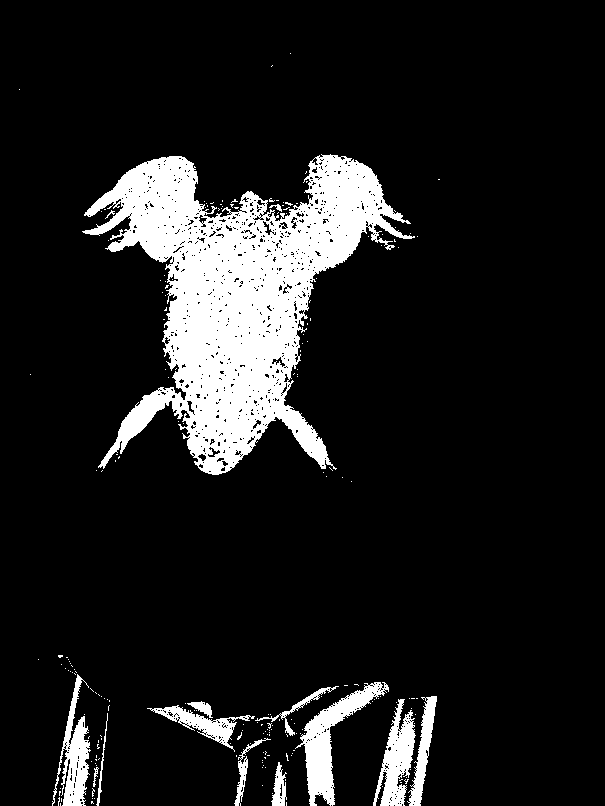
#> input picture backend/progress/02. Thresholded.png, 605 x 806 px
$ python -i extraction.py   (imports and definitions only)   (older library calls are emulated)
#> lines starting #> are read from the running program, lines starting #| are printed output that depends on the picture; after the words box and inside, x2 and y2 are one past the last pixel; in counts of white or black regions, pixels touching at a corner belong together
import argparse
import json
import os
import pathlib
import sys

import cv2
import numpy as np
from skimage.measure import label, regionprops
from skimage import exposure
from matplotlib import pyplot as plt


# [21 lines left out: functions get_args, wait_for_imshow_close, not called in this run]


def morph_close(image, kernel_size=20):
    """
    Apply morphological closing to fill areas
    """

    kernel_close = np.ones((kernel_size, kernel_size), np.uint8)
    image_closed = cv2.morphologyEx(image, cv2.MORPH_CLOSE, kernel_close)
    return image_closed


# [8 lines left out: function morph_open, not called in this run]


def get_biggest_region(image):
    """
    Finds all regions in a binary image and returns the biggest
    """

    # Get regions and their properties
    label_img = label(image)
    regions = regionprops(label_img)

    # Return the biggest region
    biggest_region = max(regions, key=lambda x: x.area)
    return biggest_region


# [142 lines left out: functions crop_image_to_bbox, rotate_image, is_top_heavy, get_one_image, get_center_square, get_bottom_square and 3 more, not called in this run]


def apply_threshold_range(image, threshold_max, threshold_min):
    img_thresh = np.ones(image.shape)
    img_thresh[image < threshold_min] = 0
    img_thresh[image > threshold_max] = 0
    img_thresh[img_thresh > 0] = 255
    return img_thresh


# [5 lines left out: function apply_contrast, not called in this run]


def get_opened_region(image: np.ndarray, threshold: int, progress_path=None, kernel_closed=20, kernel_open=75):
    # Apply thresholding on the green channel
    # img_contrast = apply_contrast(image, 60)
    img_thresh = apply_threshold_range(image, threshold, 20)

    # img_thresh = cv2.threshold(image, threshold, 255, cv2.THRESH_BINARY_INV)[1]

    # Close zeroed holes from thresholding
    img_closed = morph_close(img_thresh, kernel_size=kernel_closed)

    # Get image of biggest region by area
    biggest_region = get_biggest_region(img_closed)
    bbox_closed = biggest_region.bbox
    img_region = biggest_region.image.astype(np.uint8)*255

    # Rotate image using skimage region 'orientation' property
    rotation = 360 - np.degrees(biggest_region.orientation)
    img_rotated = rotate_image(img_region, rotation)

    # Crop to bounding box
    biggest_region = get_biggest_region(img_rotated)
    bbox_rotated = biggest_region.bbox
    img_rotated_cropped = biggest_region.image.astype(np.uint8)*255

    if progress_path:
        cv2.imwrite(os.path.join(progress_path, '02. Thresholded.png'), img_thresh)
        cv2.imwrite(os.path.join(progress_path, '03. Closed.png'), img_closed)
        cv2.imwrite(os.path.join(progress_path, f'04. Rotated ({rotation:.1f} degrees).png'), img_rotated_cropped)
        # wait_for_imshow_close()

    # Fix frog position
    needs_flipping = is_top_heavy(img_rotated_cropped)
    if needs_flipping:
        img_fixed = cv2.flip(img_rotated_cropped, -1)
    else:
        img_fixed = img_rotated_cropped

    if progress_path and needs_flipping:
        cv2.imwrite(os.path.join(progress_path, '04.1. Flipped.png'), img_fixed)

    img_opened = morph_open(img_fixed, kernel_size=kernel_open)

    biggest_region = get_biggest_region(img_opened)
    return biggest_region, bbox_closed, rotation, bbox_rotated, needs_flipping


def plot_image_histogram(image: np.ndarray):
    plt.hist(image.ravel(), 256, [0, 256])
    plt.show()


# [61 lines left out: function extract_square_symimage_path, not called in this run]


def extract_square(image_path: str, threshold=80, progress_path=None, greyscale=False):
    # print(image_path)
    # Read and resize the image
#> called with image_path = '../progress/02. Thresholded.png', threshold = 80, greyscale = False
    img = cv2.imread(image_path)
#> img is the input picture: shape (806, 605, 3); 11.7% white; 204 white regions (190 under 20 px), largest, box (x1, y1, x2, y2) and area: (82, 154, 415, 475) 45070, (295, 682, 389, 806) 3195, (373, 699, 416, 806) 2210
    height_full, width_full = img.shape[:2]
#> height_full = 806; width_full = 605
    img_small = cv2.resize(img, (0, 0), fx=0.2, fy=0.2)
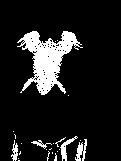
#> img_small: shape (161, 121, 3); 11.8% white; 24 white regions (19 under 20 px), largest, box (x1, y1, x2, y2) and area: (17, 31, 83, 95) 1837, (75, 139, 87, 161) 135, (60, 136, 78, 161) 126, (11, 140, 18, 161) 78, (31, 140, 52, 149) 58
    # scale_factor = 800 / float(height_full)
    # dim = (int(width_full * scale_factor), 800)
    # img_small = cv2.resize(img, dim)
    height_small, width_small = img_small.shape[:2]
#> height_small = 161; width_small = 121
    if greyscale:
        img = cv2.cvtColor(img, cv2.COLOR_BGR2GRAY)

    # Extract green channel
    img_green = img_small[:, :, 1]

    if progress_path:
        cv2.imwrite(os.path.join(progress_path, "01. Green channel.png"), img_green)

    # Threshold and extract biggest region
    biggest_region, bbox_closed, rotation, bbox_rotated, needs_flipping = get_opened_region(img_green, threshold,
                                                                                            progress_path)
#> in get_opened_region, `img_thresh = apply_threshold_range(image, threshold, 20)`: img_thresh: shape (161, 121) float64; every value is 0
#> in get_biggest_region, `regions = regionprops(label_img)`: regions = []
    bbox_opened = biggest_region.bbox
    img_bin_opened = biggest_region.image.astype(np.uint8)*255

    if progress_path:
        cv2.imwrite(os.path.join(progress_path, '05. Opened.png'), img_bin_opened)
        # # Wait on key press to close all windows
        # wait_for_imshow_close()

    bbox_closed_full = np.multiply(bbox_closed, height_full/height_small).astype(int)
    bbox_rotated_full = np.multiply(bbox_rotated, bbox_closed_full[3]/bbox_closed[3]).astype(int)
    bbox_opened_full = np.multiply(bbox_opened, bbox_rotated_full[3]/bbox_rotated[3]).astype(int)

    img_region = crop_image_to_bbox(img, bbox_closed_full)
    img_rotated = rotate_image(img_region, rotation)
    img_rotated_cropped = crop_image_to_bbox(img_rotated, bbox_rotated_full)
    if needs_flipping:
        img_fixed = cv2.flip(img_rotated_cropped, -1)
    else:
        img_fixed = img_rotated_cropped
    img_region_opened = crop_image_to_bbox(img_fixed, bbox_opened_full)
    full_size = (img_region_opened.shape[1], img_region_opened.shape[0])
    img_region_opened_full = cv2.resize(img_bin_opened, full_size, 0, 0, interpolation=cv2.INTER_NEAREST)
    img_mask = cv2.bitwise_and(img_region_opened, img_region_opened, mask=img_region_opened_full)
    img_mask_square = get_center_square(img_mask, margin=.2)
    # if img_mask_square.shape[0] < edge_length:
    #     print(f"Warning: Crop is being upscaled from {img_mask_square.shape[0]} to {edge_length}")

    n_zero = np.count_nonzero(img_mask_square == 0)
    if n_zero/img_mask_square.size > 0.1:
        # cv2.imshow('square', img_gray_resized)
        # wait_for_imshow_close()
        raise ValueError(f"The extracted crop has too many zero elements ({n_zero/img_mask_square.size*100:.2f}%)")

    if greyscale:
        img_eq = exposure.equalize_hist(img_mask_square)
    else:
        img_hsv = cv2.cvtColor(img_mask_square, cv2.COLOR_BGR2HSV)
        intensity_eq = exposure.equalize_hist(img_hsv[:, :, 2])
        img_hsv[:, :, 2] = intensity_eq*255
        img_eq = cv2.cvtColor(img_hsv, cv2.COLOR_HSV2BGR)

    # If image uses [0,1] floats, convert to [0,255] ints
    if np.max(img_eq) <= 1:
        img_eq = (img_eq*255).astype(np.uint8)
    else:
        img_eq = img_eq.astype(np.uint8)

    if progress_path:
        cv2.imwrite(os.path.join(progress_path, "06. RGB (Masked).png"), img_mask)
        cv2.imwrite(os.path.join(progress_path, "07. RGB (Cropped).png"), img_mask_square)
        cv2.imwrite(os.path.join(progress_path, "08. RGB (Normalised).png"), img_eq)
        # wait_for_imshow_close()

    return img_eq, needs_flipping


# [26 lines of commented-out code are left out]


# [316 lines left out: functions write_progress_images, angle_between_points, calc_coords_after_rotation, angle_from_line, extract_from_line, extraction_from_line and 3 more, not called in this run]

        # [9 lines of commented-out code are left out]


# [2 lines not run here, left out]

#> (the run stopped early here; a loop or call above may not have finished)
